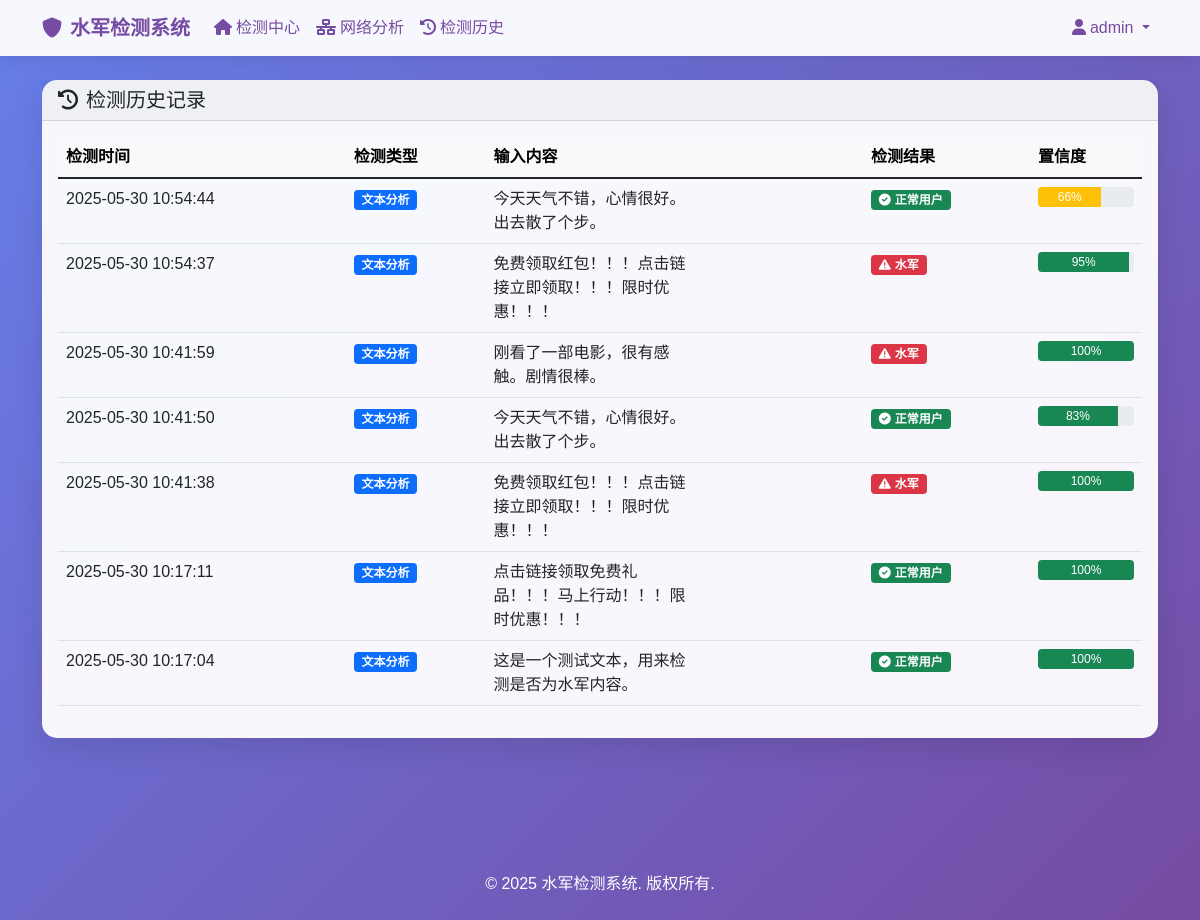
Screenshot of /history (signed in) with the database file from the repository.
### tables this page shows
CREATE TABLE users (
            id INTEGER PRIMARY KEY AUTOINCREMENT,
            username TEXT UNIQUE NOT NULL,
            email TEXT UNIQUE NOT NULL,
            password_hash TEXT NOT NULL,
            real_name TEXT,
            phone TEXT,
            organization TEXT,
            role TEXT DEFAULT 'user',
            is_active INTEGER DEFAULT 1,
            created_at TIMESTAMP DEFAULT CURRENT_TIMESTAMP,
            last_login TIMESTAMP,
            detection_count INTEGER DEFAULT 0,
            last_detection TIMESTAMP
        );

CREATE TABLE detection_history (
            id INTEGER PRIMARY KEY AUTOINCREMENT,
            user_id INTEGER NOT NULL,
            detection_type TEXT NOT NULL,
            input_content TEXT,
            result TEXT NOT NULL,
            created_at TIMESTAMP DEFAULT CURRENT_TIMESTAMP,
            FOREIGN KEY (user_id) REFERENCES users (id)
        );

### web/app_minimal.py (the view)
@app.route('/history')
@login_required
def detection_history():
    page = request.args.get('page', 1, type=int)
    per_page = 10
    current_user = get_current_user()
    history_data = get_detection_history(current_user['id'], page, per_page)
    return render_template('auth/history.html', history=history_data)

### web/app_minimal.py (called while the page is built)
@app.context_processor
def inject_user():
    return dict(current_user=get_current_user())

### web/simple_auth.py (called while the page is built)
def get_db():
    if 'db' not in g:
        g.db = sqlite3.connect(DATABASE)
        g.db.row_factory = sqlite3.Row
    return g.db

def login_required(f):
    @wraps(f)
    def decorated_function(*args, **kwargs):
        if 'user_id' not in session:
            flash('请先登录后访问此页面', 'info')
            return redirect(url_for('login', next=request.url))
        return f(*args, **kwargs)
    return decorated_function

def get_current_user():
    if 'user_id' not in session:
        return None
    db = get_db()
    user = db.execute('SELECT * FROM users WHERE id = ?', (session['user_id'],)).fetchone()
    return dict(user) if user else None

### web/templates/auth/history.html (shortened to what this page needs)
{% extends "base.html" %}
{% set title = "检测历史" %}
{% block content %}
<div class="card">
    <div class="card-header">
        <h5 class="mb-0">
            <i class="fas fa-history me-2"></i>检测历史记录
        </h5>
    </div>
    <div class="card-body">
        {% if history['items'] %}
            <div class="table-responsive">
                <table class="table table-hover">
                    <thead class="table-light">
                        <tr>
                            <th>检测时间</th>
                            <th>检测类型</th>
                            <th>输入内容</th>
                            <th>检测结果</th>
                            <th>置信度</th>
                        </tr>
                    </thead>
                    <tbody>
                        {% for record in history['items'] %}
                            <tr>
                                <td>{{ record.created_at }}</td>
                                <td>
                                    <span class="badge bg-{{ 'primary' if record.detection_type == '文本分析' else 'info' }}">
                                        {{ record.detection_type }}
                                    </span>
                                </td>
                                <td>
                                    <div style="max-width: 200px; overflow: hidden; text-overflow: ellipsis;">
                                        {% if record.input_content %}
                                            {{ record.input_content[:50] }}
                                        {% else %}
                                            无输入内容
                                        {% endif %}
                                    </div>
                                </td>
                                <td>
                                    {% if record.result.is_spammer %}
                                        <span class="badge bg-danger">
                                            <i class="fas fa-exclamation-triangle me-1"></i>水军
                                        </span>
                                    {% else %}
                                        <span class="badge bg-success">
                                            <i class="fas fa-check-circle me-1"></i>正常用户
                                        </span>
                                    {% endif %}
                                </td>
                                <td>
                                    <div class="progress" style="height: 20px;">
                                        <div class="progress-bar
                                            {% if record.result.confidence >= 80 %}bg-success
                                            {% elif record.result.confidence >= 60 %}bg-warning
                                            {% else %}bg-danger{% endif %}"
                                            style="width: {{ record.result.confidence }}%">
                                            {{ record.result.confidence }}%
                                        </div>
                                    </div>
                                </td>
                            </tr>
                        {% endfor %}
                    </tbody>
                </table>
            </div>
        {% else %}
            <div class="text-center py-5">
                <i class="fas fa-history fa-3x text-muted mb-3"></i>
                <h5 class="text-muted">暂无检测历史</h5>
                <p class="text-muted">您还没有进行过任何检测，<a href="{{ url_for('index') }}">立即开始检测</a></p>
            </div>
        {% endif %}
    </div>
</div>
{% endblock %}

### web/templates/base.html (shortened to what this page needs)
<!DOCTYPE html>
<html lang="zh-CN">
<head>
    <link href="https://cdn.jsdelivr.net/npm/bootstrap@5.1.3/dist/css/bootstrap.min.css" rel="stylesheet">
    <link href="https://cdnjs.cloudflare.com/ajax/libs/font-awesome/6.0.0/css/all.min.css" rel="stylesheet">
</head>
<body>
    <nav class="navbar navbar-expand-lg fixed-top">
        <div class="container">
            <a class="navbar-brand" href="{{ url_for('index') if current_user else url_for('login') }}">
                <i class="fas fa-shield-alt me-2"></i>水军检测系统
            </a>
            <div class="collapse navbar-collapse" id="navbarNav">
                <ul class="navbar-nav me-auto">
                    {% if current_user %}
                    <li class="nav-item">
                        <a class="nav-link" href="{{ url_for('index') }}">
                            <i class="fas fa-home me-1"></i>检测中心
                        </a>
                    </li>
                    <li class="nav-item">
                        <a class="nav-link" href="{{ url_for('network_analysis') }}">
                            <i class="fas fa-network-wired me-1"></i>网络分析
                        </a>
                    </li>
                    <li class="nav-item">
                        <a class="nav-link" href="{{ url_for('detection_history') }}">
                            <i class="fas fa-history me-1"></i>检测历史
                        </a>
                    </li>
                    {% endif %}
                </ul>
                <ul class="navbar-nav">
                    {% if current_user %}
                    <li class="nav-item dropdown">
                        <a class="nav-link dropdown-toggle" href="#" role="button" data-bs-toggle="dropdown">
                            <i class="fas fa-user me-1"></i>{{ current_user['username'] }}
                        </a>
                    </li>
                    {% endif %}
                </ul>
            </div>
        </div>
    </nav>
    <div class="main-content">
        <div class="container">
            {% block content %}{% endblock %}
        </div>
    </div>
    <footer class="mt-5 py-4 text-center text-white">
        <div class="container">
            <p>&copy; 2025 水军检测系统. 版权所有.</p>
        </div>
    </footer>
</body>
</html>

### web/templates/base.html (style rules this page uses)
body { background: linear-gradient(135deg, #667eea 0%, #764ba2 100%); min-height: 100vh; font-family: 'Arial', sans-serif; }
.navbar { background: rgba(255, 255, 255, 0.95) !important; backdrop-filter: blur(10px); box-shadow: 0 2px 20px rgba(0, 0, 0, 0.1); }
.navbar-brand { font-weight: bold; color: #764ba2 !important; }
.main-content { margin-top: 80px; min-height: calc(100vh - 80px); }
.card { border: none; border-radius: 15px; box-shadow: 0 10px 30px rgba(0, 0, 0, 0.1); backdrop-filter: blur(10px); background: rgba(255, 255, 255, 0.95); }
.nav-link { color: #764ba2 !important; font-weight: 500; }

### rows the page displays
users: username "admin"
detection_history: created_at "2025-05-30 10:54:44", detection_type "文本分析", input_content "今天天气不错，心情很好。出去散了个步。", shows "正常用户", result.confidence "66"
detection_history: created_at "2025-05-30 10:54:37", detection_type "文本分析", input_content "免费领取红包！！！点击链接立即领取！！！限时优惠！！！", shows "水军", result.confidence "95"
detection_history: created_at "2025-05-30 10:41:59", detection_type "文本分析", input_content "刚看了一部电影，很有感触。剧情很棒。", shows "水军", result.confidence "100"
detection_history: created_at "2025-05-30 10:41:50", detection_type "文本分析", input_content "今天天气不错，心情很好。出去散了个步。", shows "正常用户", result.confidence "83"
detection_history: created_at "2025-05-30 10:41:38", detection_type "文本分析", input_content "免费领取红包！！！点击链接立即领取！！！限时优惠！！！", shows "水军", result.confidence "100"
detection_history: created_at "2025-05-30 10:17:11", detection_type "文本分析", input_content "点击链接领取免费礼品！！！马上行动！！！限时优惠！！！", shows "正常用户", result.confidence "100"
detection_history: created_at "2025-05-30 10:17:04", detection_type "文本分析", input_content "这是一个测试文本，用来检测是否为水军内容。", shows "正常用户", result.confidence "100"
